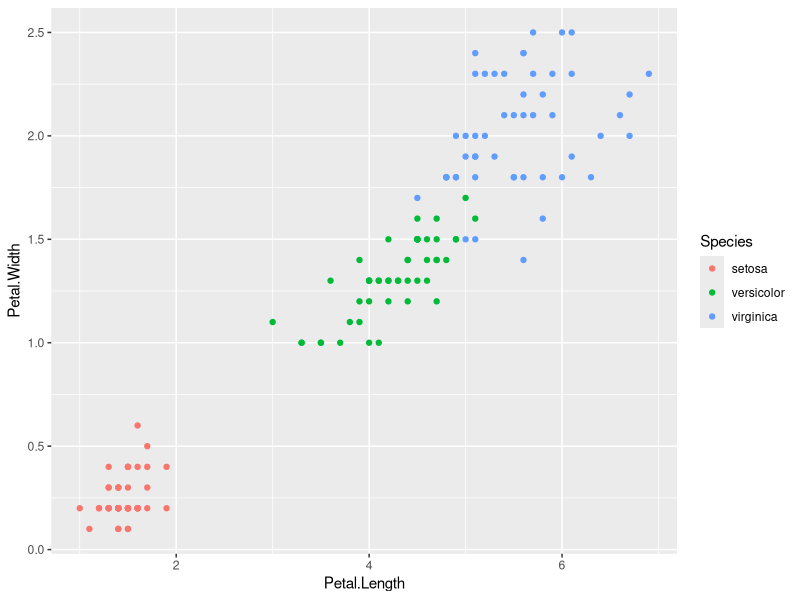
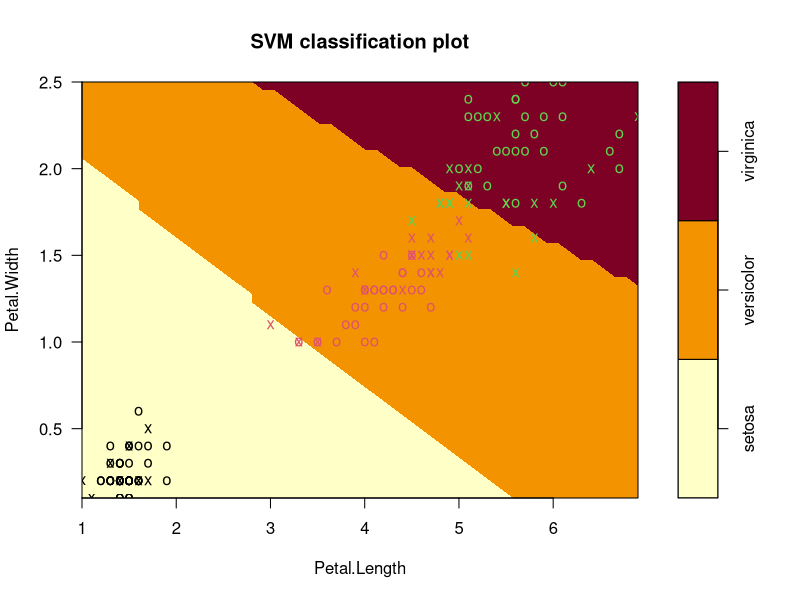
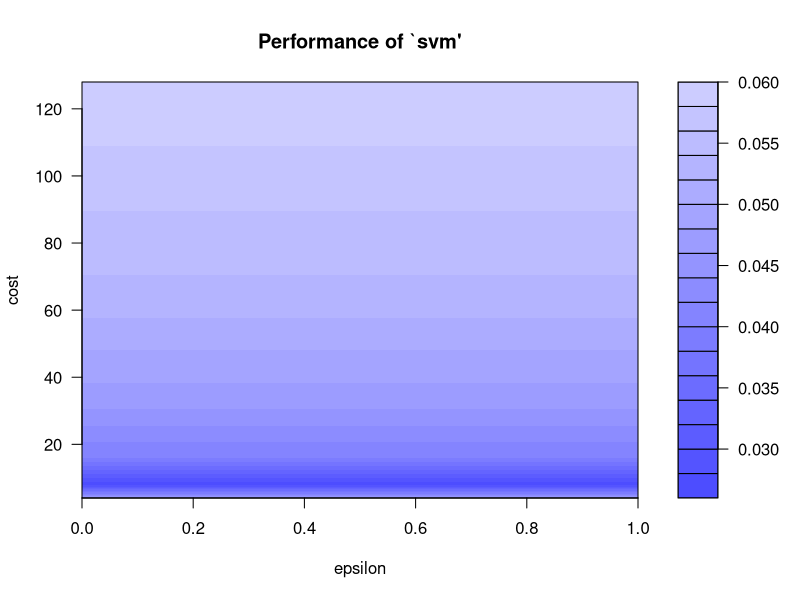
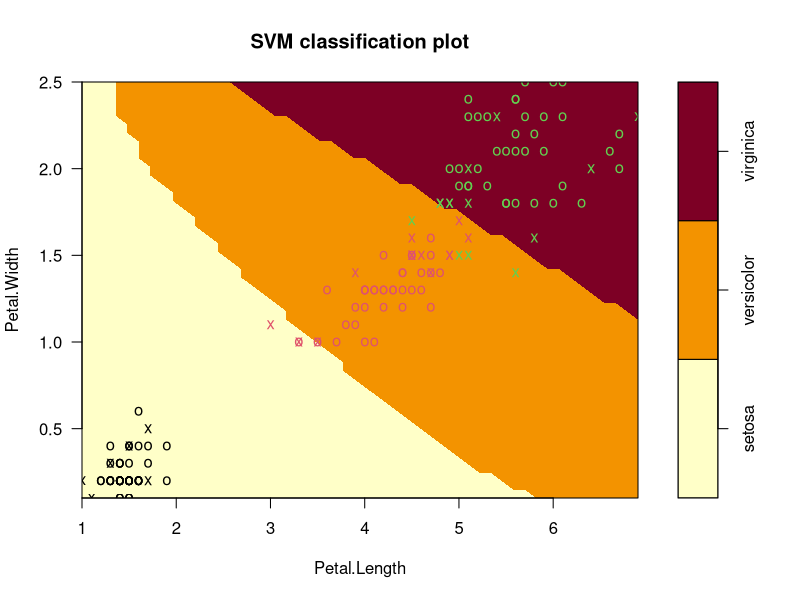

Reproduce these figures in R, in order.
# libraries
library(tidyverse)
library(e1071)

# data
data = iris
str(iris)
qplot(x = Petal.Length, y = Petal.Width, data = data, color = Species)

# model
model = svm(Species ~ ., data)
summary(model)
plot(model, data, Petal.Width~Petal.Length, 
     slice = list(Sepal.Width = 3, Sepal.Length = 4))

# prediction
p1 = predict(model, data)
tab = table(p1, data$Species)
tab

# tuning
set.seed(122)
t = tune(svm, Species ~ ., data = data, ranges = list(epsilon = seq(0,1,0.1),
                                                      cost = 2^(2:7)))
plot(t)
summary(t)

# best model
mymodel = t$best.model
plot(mymodel, data, Petal.Width~Petal.Length, 
     slice = list(Sepal.Width = 3, Sepal.Length = 4))

# prediction
p2 = predict(mymodel, data)
tab2 = table(p2, data$Species)
tab2

# misclassification error
1-sum(diag(tab))/sum(tab) #0.02666667
1-sum(diag(tab2))/sum(tab2) #0.01333333
